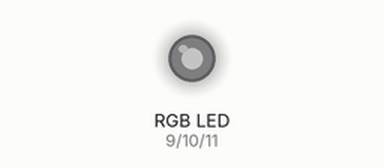
Bench run of a sketch on a simulated Arduino Uno, built with avr-gcc and run on an emulated ATmega328P. Parts: an RGB LED mixed from three pins (HIGH = lit). Dim RGB values are drawn brighter than linear.

Above: at 0.05 s.
At 0.65 s:
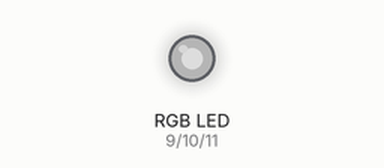
At 1.3 s:
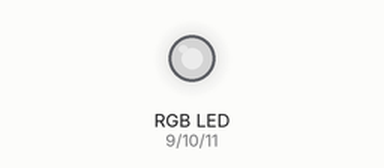
At 1.9 s:
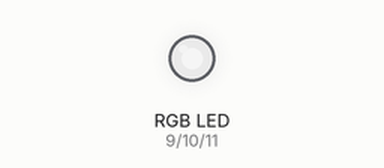
At 2.55 s:
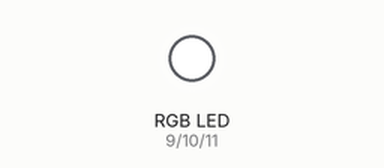
Timing chart, 0 to 5.9 s (numbered marks = the images above):
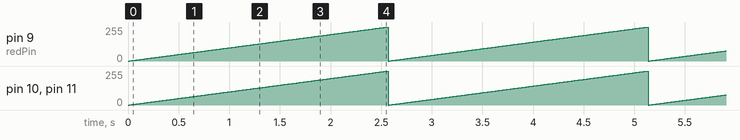

The sketch:

RGB.ino
```cpp
int redPin = 9;
int greenPin = 10;
int bluePin = 11;
int redValue = 0;
int greenValue = 0;
int blueValue = 0;

void setup() {
  pinMode(redPin, OUTPUT);
  pinMode(greenPin, OUTPUT);
  pinMode(bluePin, OUTPUT);
}

void loop() {
  analogWrite(redPin, redValue);
  analogWrite(greenPin, greenValue);
  analogWrite(bluePin, blueValue);
  redValue++;
  greenValue++;
  blueValue++;

  if (redValue > 255) {
    redValue = 0;
  }
  if (greenValue > 255) {
    greenValue = 0;
  }
  if (blueValue > 255) {
    blueValue = 0;
  }

  delay(10);
}
```

Measured:
- by itself, pin 9 (redPin), pin 10 (greenPin), pin 11 (bluePin): ramps from 0/255 to 255/255 and jumps back, once every 2.6 s
